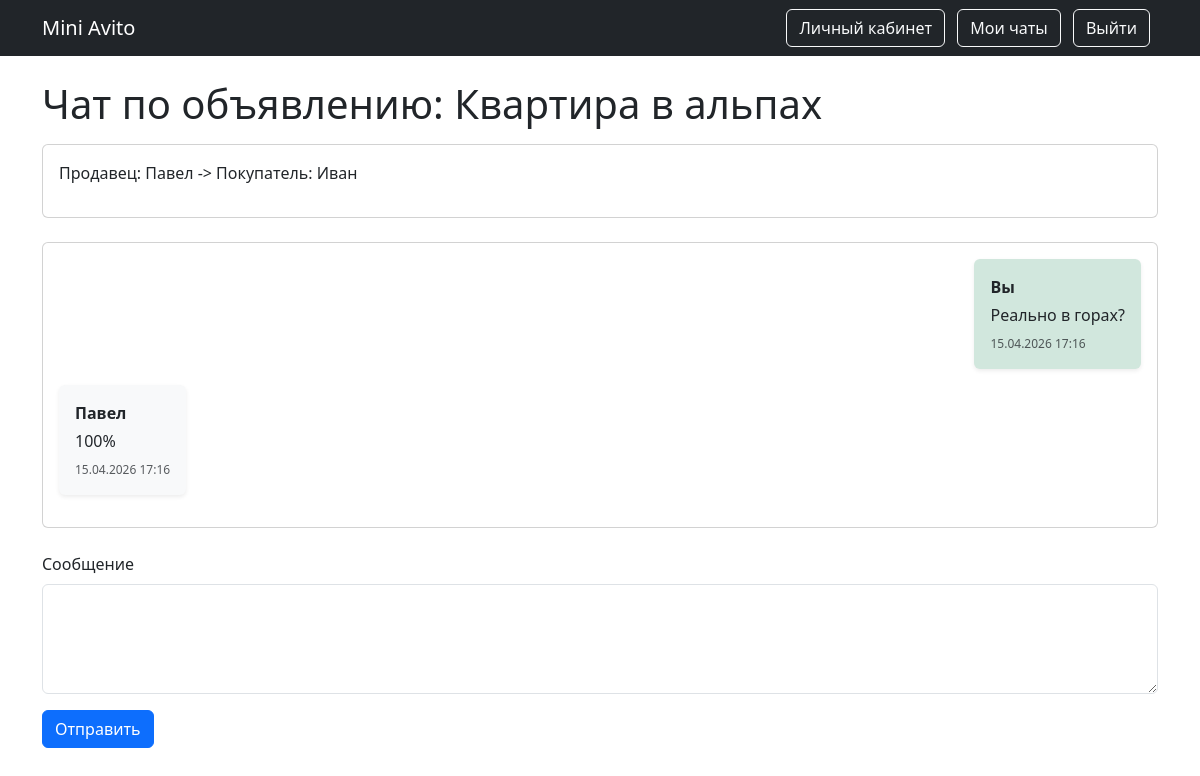
The page /chat/2 (signed in) on the database its author committed.
### data/models.py (models this page shows, shortened)
class Goods(SqlAlchemyBase, SerializerMixin):
    __tablename__ = 'goods'
    id = sqlalchemy.Column(
        sqlalchemy.Integer, primary_key=True, autoincrement=True
    )
    title = sqlalchemy.Column(sqlalchemy.String(50), nullable=False)
    description = sqlalchemy.Column(sqlalchemy.Text, nullable=True)
    image_fn = sqlalchemy.Column(sqlalchemy.String, nullable=True)
    city = sqlalchemy.Column(sqlalchemy.String, nullable=False)
    price = sqlalchemy.Column(sqlalchemy.Integer, nullable=False)
    category_id = sqlalchemy.Column(
        sqlalchemy.Integer,
        sqlalchemy.ForeignKey("category.id"),
        nullable=False
    )
    created_at = sqlalchemy.Column(
        sqlalchemy.DateTime, default=datetime.datetime.now
    )
    user_id = sqlalchemy.Column(
        sqlalchemy.Integer, sqlalchemy.ForeignKey("users.id"), nullable=False
    )
    is_active = sqlalchemy.Column(
        sqlalchemy.Boolean, nullable=True, default=True
    )
    category = orm.relationship(
        'Category', back_populates='goods'
    )
    user = orm.relationship('User', back_populates='goods')
    chats = orm.relationship('Chats', back_populates='good')

class User(SqlAlchemyBase, UserMixin, SerializerMixin):
    __tablename__ = 'users'
    id = sqlalchemy.Column(
        sqlalchemy.Integer, primary_key=True, autoincrement=True
    )
    surname = sqlalchemy.Column(sqlalchemy.String, nullable=False)
    name = sqlalchemy.Column(sqlalchemy.String, nullable=False)
    city = sqlalchemy.Column(sqlalchemy.String, nullable=False)
    phone = sqlalchemy.Column(sqlalchemy.String, nullable=True)
    address = sqlalchemy.Column(sqlalchemy.String, nullable=True)
    email = sqlalchemy.Column(sqlalchemy.String, unique=True, nullable=False)
    hashed_password = sqlalchemy.Column(sqlalchemy.String, nullable=False)
    modified_date = sqlalchemy.Column(
        sqlalchemy.DateTime, default=datetime.datetime.now
    )
    goods = orm.relationship("Goods", back_populates='user')
    seller_chat = orm.relationship(
        "Chats", back_populates='seller', foreign_keys="Chats.seller_id"
    )
    buyer_chat = orm.relationship(
        "Chats", back_populates='buyer', foreign_keys="Chats.buyer_id"
    )
    messages = orm.relationship("Messages", back_populates='user')

class Messages(SqlAlchemyBase, SerializerMixin):
    __tablename__ = 'messages'
    id = sqlalchemy.Column(
        sqlalchemy.Integer, primary_key=True, autoincrement=True
    )
    user_id = sqlalchemy.Column(
        sqlalchemy.Integer, sqlalchemy.ForeignKey("users.id"), nullable=False
    )
    chat_id = sqlalchemy.Column(
        sqlalchemy.Integer, sqlalchemy.ForeignKey("chats.id"), nullable=False
    )
    message = sqlalchemy.Column(sqlalchemy.Text, nullable=False)
    created_date = sqlalchemy.Column(
        sqlalchemy.DateTime, default=datetime.datetime.now
    )
    user = orm.relationship('User', back_populates='messages')
    chats = orm.relationship('Chats', back_populates='messages')

### main.py (the view, shortened to what this page needs)
@app.route('/chat/<int:chat_id>', methods=['GET', 'POST'])
@login_required
def show_chat(chat_id):
    db_sess = db_session.create_session()
    form = MessageForm()
    chat = db_sess.query(Chats).filter(Chats.id == chat_id).first()
    if not chat or current_user.id not in [chat.buyer_id, chat.seller_id]:
        return redirect("/")
    messages = db_sess.query(Messages).filter(
        Messages.chat_id == chat.id
    ).order_by(Messages.created_date.asc()).all()
    return render_template(
        "chat.html",
        title="Чат",
        chat=chat,
        messages=messages,
        form=form
    )

### data/forms.py
class MessageForm(FlaskForm):
    text = TextAreaField(
        'Сообщение', validators=[DataRequired(), Length(min=1, max=2000)]
    )
    submit = SubmitField('Отправить')

### db/db_session.py (called while the page is built)
def create_session() -> Session:
    return __factory()

### main.py (called while the page is built)
@login_manager.user_loader
def load_user(user_id):
    db_sess = db_session.create_session()
    return db_sess.get(User, user_id)

### templates/chat.html (shortened to what this page needs)
{% extends "base.html" %}
{% block content %}
<h1 class="mb-3">Чат по объявлению: {{chat.good.title}}</h1>
<div class="card mb-4">
    <div class="card-body">
        <p>Продавец: {{chat.seller.name}} -> Покупатель: {{chat.buyer.name}}</p>
    </div>
</div>
<div class="card mb-4">
    <div class="card-body">
        {% if messages %}
            {% for msg in messages %}
                <div class="d-flex mb-3 {% if msg.user_id == current_user.id %}justify-content-end{% else %}justify-content-start{% endif %}">
                    <div class="p-3 rounded shadow-sm"
                        style="
                            max-width: 70%;
                            {% if msg.user_id == current_user.id %}
                                background-color: #d1e7dd;
                            {% else %}
                                background-color: #f8f9fa;
                            {% endif %}
                        ">
                        <div class="mb-1">
                            <strong>
                            {% if msg.user_id == current_user.id %}
                                Вы
                            {% else %}
                                {{msg.user.name}}
                            {% endif %}
                            </strong>
                        </div>
                        <div>
                            {{msg.message}}
                        </div>
                        <div class="mt-2 text-muted" style="font-size: 12px;">
                            {{msg.created_date.strftime('%d.%m.%Y %H:%M')}}
                        </div>
                    </div>
                </div>
            {% endfor %}
        {% else %}
            <p class="text muted">Сообщений пока нет</p>
        {% endif %}
    </div>
</div>
<form action="" method="post">
    <div class="mb-3">
        {{form.text.label(class="form-label")}}
        {{form.text(class="form-control", rows=4)}}
    </div>
    <p>{{ form.submit(type="submit", class="btn btn-primary") }}</p>
</form>
{% endblock %}

### rows shown on the page
Goods: good "Квартира в альпах"
User: seller.name "Павел"
User: buyer.name "Иван"
Messages: shows "Вы", message "Реально в горах?", created_date "15.04.2026 17:16"
Messages: user.name "Павел", message "100%", created_date "15.04.2026 17:16"
